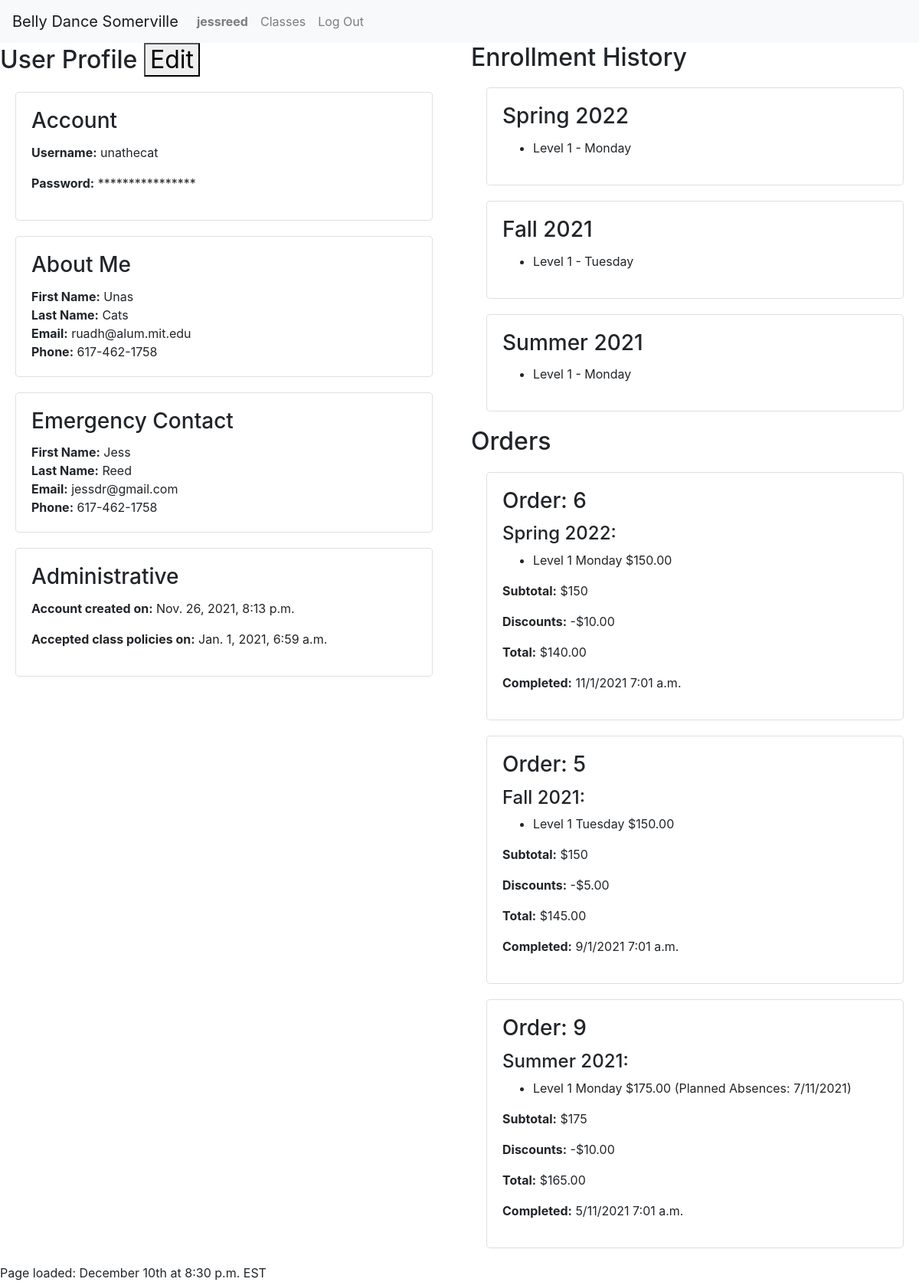
The page /users/32 (signed in) on the database as committed earlier.
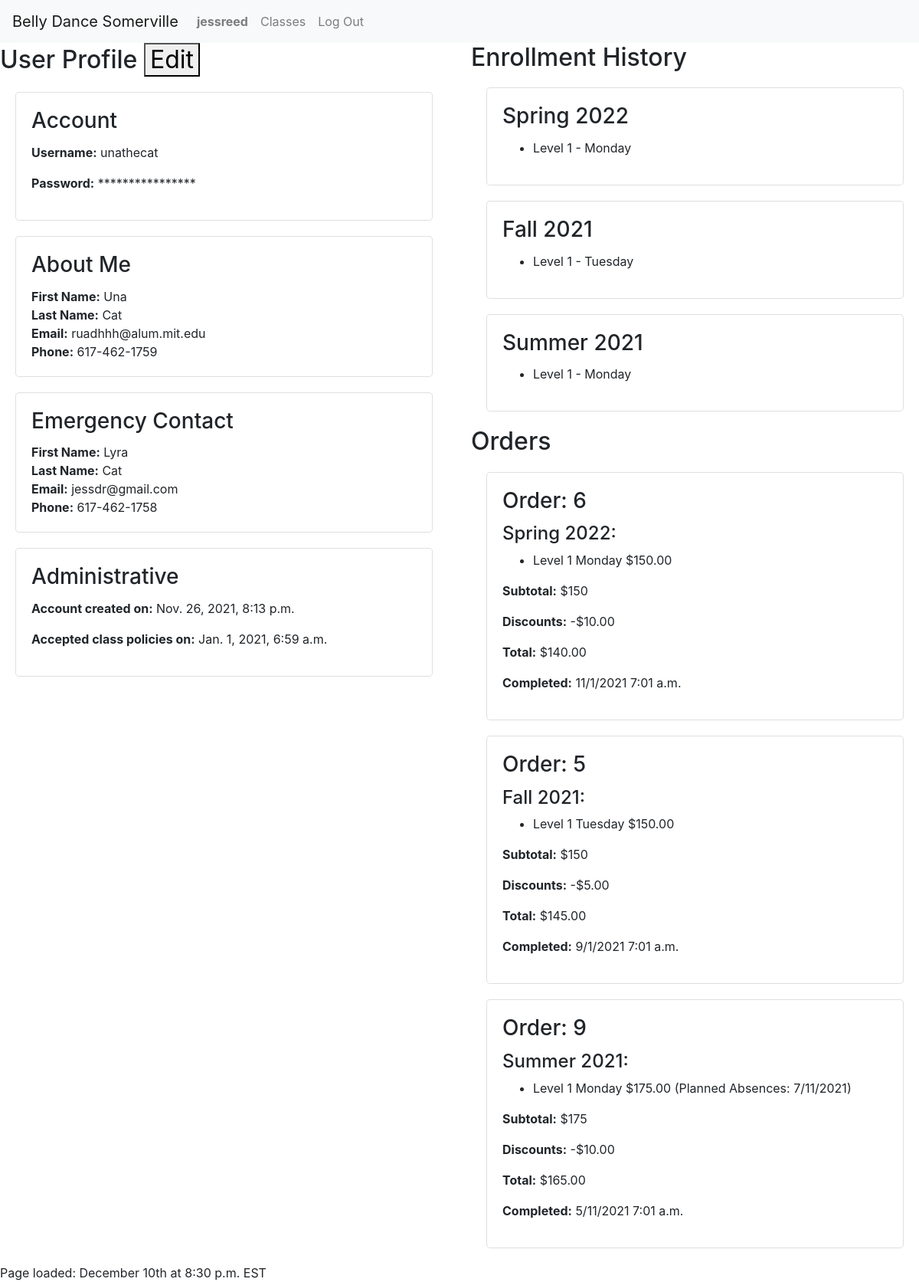
The same page on the database as committed later.
### enrollment/models.py (models this page shows, shortened)
class User(AbstractUser):
    timezone = models.CharField(max_length=32, choices=TIMEZONES,
                                default=settings.DEFAULT_TIMEZONE)
    first_name = models.CharField(max_length=128, null=False, blank=False)
    last_name = models.CharField(max_length=128, null=False, blank=False)
    email = models.EmailField(max_length=254, null=False, blank=False)
    phone = models.CharField(max_length=32, null=True, blank=True)
    emergency_first = models.CharField(max_length=128, null=True, blank=True)
    emergency_last = models.CharField(max_length=128, null=True, blank=True)
    emergency_email = models.EmailField(max_length=254, null=True, blank=True)
    emergency_phone = models.CharField(max_length=32, null=True, blank=True)
    accept_terms = models.DateTimeField(null=True, blank=True)
    contact_sheet_notes = models.CharField(
        max_length=2048, null=True, blank=True)
    @property
    def current_time(self):
        return timezone.now()

class Semester(models.Model):
    name = models.CharField(max_length=128, null=False, blank=False)
    start_date = models.DateField(null=False, blank=False)
    end_date = models.DateField(null=False, blank=False)
    registration_open = models.DateTimeField(null=False, blank=False)
    registration_close = models.DateTimeField(null=False, blank=False)
    recital_date = models.DateTimeField(null=True, blank=True)
    hide = models.BooleanField(default=True, null=True, blank=True)
    def __str__(self):
        return self.name

class LineItem(models.Model):
    order = models.ForeignKey(Order, on_delete=PROTECT,
                              null=False, blank=False, related_name='line_items')
    offering = models.ForeignKey(
        Offering, on_delete=PROTECT, null=False, blank=False, related_name='line_items')
    planned_absences = models.CharField(max_length=1024, null=True, blank=True)
    price = models.DecimalField(
        max_digits=6, decimal_places=2, null=False, blank=False)

class Offering(models.Model):
    course = models.ForeignKey(
        Course, on_delete=PROTECT, null=False, blank=False, related_name='offerings')
    semester = models.ForeignKey(
        Semester, on_delete=PROTECT, null=False, blank=False, related_name='offerings')
    location = models.ForeignKey(
        Location, on_delete=PROTECT, null=False, blank=False, related_name='offerings')
    hourly_rate = models.DecimalField(max_digits=5, decimal_places=2, default=settings.HOURLY_RATE, null=False, blank=False)
    price_override = models.DecimalField(
        max_digits=7, decimal_places=2, null=True, blank=True)
    weekday = models.IntegerField(
        choices=settings.WEEKDAYS, null=False, blank=False)
    start_time = models.TimeField(null=False, blank=False)
    end_time = models.TimeField(null=False, blank=False)
    timezone = models.CharField(max_length=32, choices=TIMEZONES,
                                default=settings.DEFAULT_TIMEZONE)
    start_date = models.DateField(null=False, blank=False)
    end_date = models.DateField(null=False, blank=False)
    backup_date = models.DateField(null=False, blank=False)
    capacity = models.IntegerField(null=False, blank=False)
    schedule_notes = models.CharField(max_length=2048, null=True, blank=True)
    notes = models.CharField(max_length=2048, null=True, blank=True)
    @property
    def weekday_name(self):
        return settings.WEEKDAYS[self.weekday][1]

class Course(models.Model):
    title = models.CharField(max_length=64, null=False, blank=False)
    subtitle = models.CharField(max_length=256, null=False, blank=False)
    description = models.TextField(
        max_length=4096, null=False, blank=False, help_text=settings.MARKDOWN_HELP_TEXT)
    requirements = models.CharField(max_length=256, null=False, blank=False)
    qualifications = models.CharField(max_length=1024, null=False, blank=False)

class Order(models.Model):
    student = models.ForeignKey(
        User, on_delete=PROTECT, null=False, blank=False, related_name='orders')
    discount = models.DecimalField(
        max_digits=8, decimal_places=2, null=True, blank=True)
    completed = models.DateTimeField(null=True, blank=True)
    @property
    def subtotal(self):
        try:
            amount = self.line_items.aggregate(Sum('price'))['price__sum']
        except Exception:
            return 0
        return 0 if amount == None else amount
    @property
    def total(self):
        return self.subtotal - self.discount if self.discount != None else self.subtotal

### enrollment/views.py (the view)
# urls.py: path('users/<int:id>', views.profile, name='profile'),
@login_required
@csrf_exempt
def profile(request, id):
    if request.method == 'PUT':
        try:
            user = User.objects.get(pk=id)
        except User.DoesNotExist:
            return JsonResponse({'error': 'User not found.'}, status=404)
        if request.user != user and not request.user.is_staff:
            return JsonResponse({'error': 'You are not authorized to edit this profile.'}, status=400)
        body = json.loads(request.body)
        for field in body:
            field_name = field.replace('-', '_')
            if field_name in settings.EDITABLE_USER_FIELDS:
                field_value = body.get(field).strip()
                setattr(user, field_name, field_value)
        user.save()
        return JsonResponse(user.serialize_editable(), status=200)
    elif request.method == 'GET':
        if request.user.id == id or request.user.is_staff:
            try:
                profile = User.objects.get(id=id)
            except User.DoesNotExist:
                return render(request, 'enrollment/profile.html', {
                    'orders': None,
                    'message': f'User {id} not found.'
                })
            semesters = Semester.objects.filter(
                offerings__line_items__order__student=id, offerings__line_items__order__completed__isnull=False).order_by('-start_date').distinct()
            for semester in semesters:
                semester.enrollments = LineItem.objects.filter(order__student=id).filter(
                    offering__semester=semester).exclude(order__completed=None)
            orders = completed_orders(request, id).order_by('-completed')
            for order in orders:
                order.items = order.line_items.all()
            return render(request, 'enrollment/profile.html', {
                'orders': orders,
                'semesters': semesters,
                'profile': profile
            })
        else:
            return render(request, 'enrollment/profile.html', {
                'orders': None,
                'message': 'You may not view other users\' profiles'
            })
    else:
        return render(request, 'enrollment/profile.html', {
                'orders': None,
                'message': 'PUT or GET method required'
            })

### enrollment/context_processors.py (called while the page is built)
def global_settings(request):
    return {
    'DEFAULT_TIMEZONE': settings.DEFAULT_TIMEZONE,
    'DATE_TIME_FORMAT': settings.DATE_TIME_FORMAT,
    'DATE_TIME_TIMEZONE_FORMAT': settings.DATE_TIME_TIMEZONE_FORMAT,
    'SCHOOL_NAME': settings.SCHOOL_NAME,
    'SCHOOL_POLICIES': settings.SCHOOL_POLICIES,
    'NO_OFFERINGS': settings.NO_OFFERINGS,
    }

### enrollment/views.py (called while the page is built)
@login_required
def completed_orders(request, user):
    try:
        orders = Order.objects.filter(student=user).exclude(completed=None)
    except Order.DoesNotExist:
        return None
    return orders

### enrollment/templates/enrollment/profile.html (shortened to what this page needs)
{% extends "enrollment/layout.html" %}
{% block body %}
<div class="row">
    {% if profile %}
    <div id="profile-view" class="col-md">
        <h2>User Profile <button id="edit-profile-button" data-profile={{profile.id}}>Edit</button></h2>
        <div class="card">
            <div class="card-body">
                <h3 class="card-title">Account</h3>
                <p><span class="label">Username:</span> {{profile.username}}</p>
                <p><span class="label">Password:</span> ****************</p>
            </div>
        </div>
        <div class="card">
            <div class="card-body editable">
                <h3 class="card-title">About Me</h3>
                <div>
                    <span class="label">First Name:</span> <span class="value" id="first-name">{{profile.first_name}}</span>
                </div>
                <div>
                    <span class="label">Last Name:</span> <span class="value" id="last-name">{{profile.last_name}}</span>
                </div>
                <div>
                    <span class="label">Email:</span> <span class="value" id="email">{{profile.email}}</span>
                </div>
                <div>
                    <span class="label">Phone:</span> <span class="value" id="phone">{{profile.phone}}</span>
                </div>
            </div>
        </div>
        <div class="card">
            <div class="card-body editable">
                <h3 class="card-title">Emergency Contact</h3>
                <div>
                    <span class="label">First Name:</span> <span class="value" id="emergency-first">{{profile.emergency_first}}</span>
                </div>
                <div>
                    <span class="label">Last Name:</span> <span class="value" id="emergency-last">{{profile.emergency_last}}</span>
                </div>
                <div>
                    <span class="label">Email:</span> <span class="value" id="emergency-email">{{profile.emergency_email}}</span>
                </div>
                <div>
                    <span class="label">Phone:</span> <span class="value" id="emergency-phone">{{profile.emergency_phone}}</span>
                </div>
            </div>
        </div>
        <div class="card">
            <div class="card-body">
                <h3 class="card-title">Administrative</h3>
                <p><span class="label">Account created on:</span> {{profile.date_joined}}</p>
                <p><span class="label">Accepted class policies on:</span> {{profile.accept_terms}}</p>
            </div>
        </div>
    </div>
    {% endif %}
    <div class="col-md">
        {% if semesters %}
            <h2>Enrollment History</h2>
            {% for semester in semesters %}
                <div class="card">
                    <div class="card-body">
                        <h3 class="card-title">{{semester.name}}</h3>
                        <ul>
                            {% for enrollment in semester.enrollments %}
                                <li>{{enrollment.offering.course.title}} - {{enrollment.offering.weekday_name}} </li>
                            {% endfor %}
                        </ul>
                    </div>
                </div>
            {% endfor %}
        {% endif %}
        {% if orders %}
        <h2>Orders</h2>
        {% for order in orders %}
            <div class="card">
                <div class="card-body">
                    <h3 class="card-title">Order: {{order.id}}</h3>
                    <h4>{{order.items.0.offering.semester}}:</h4>
                    {% for item in order.items %}
                        <ul>
                            <li>{{item.offering.course.title}} {{item.offering.weekday_name}} ${{item.price}}
                                {% if item.planned_absences %}
                                    (Planned Absences:  {{item.planned_absences}})
                                {% endif %}
                            </li>
                        </ul>
                    {% endfor %}
                    <p><span class="label">Subtotal:</span> ${{order.subtotal}}</p>
                    <p><span class="label">Discounts:</span> -${{order.discount|default_if_none:"0.00"}}</p>
                    <p><span class="label">Total:</span> ${{order.total}}</p>
                    <p><span class="label">Completed:</span> {{order.completed|date:"n/j/Y g:i a"}}</p>
                </div>
            </div>
        {% endfor %}
        {% endif %}
    </div>
</div>
{% endblock %}

### enrollment/templates/enrollment/layout.html (shortened to what this page needs)
{% load static %}
{% load tz %}
<!DOCTYPE html>
<html lang="en">
<head>
    <link rel="stylesheet" href="https://stackpath.bootstrapcdn.com/bootstrap/4.4.1/css/bootstrap.min.css"
>
    <link href="{% static 'enrollment/styles.css' %}" rel="stylesheet">
</head>
<body>
    <nav class="navbar navbar-expand-lg navbar-light bg-light">
        <a class="navbar-brand" href="#">{{SCHOOL_NAME}}</a>
        <div>
            <ul class="navbar-nav mr-auto">
                {% if user.is_authenticated %}
                    <li class="nav-item">
                        <a class="nav-link" href="{% url 'profile' user.id %}"><strong>{{user.username}}</strong></a>
                    </li>
                {% endif %}
                    <li class="nav-item">
                        <a class="nav-link" href="{% url 'index' %}">Classes</a>
                    </li>
                {% if user.is_authenticated %}
                    <li class="nav-item">
                        <a class="nav-link" href="{% url 'logout' %}">Log Out</a>
                    </li>
                {% endif %}
            </ul>
        </div>
    </nav>
    {% block body %}
    {% endblock %}
    <footer>
        Page loaded:  {{user.current_time|date:DATE_TIME_TIMEZONE_FORMAT}}
    </footer>
</body>
</html>

### enrollment/static/enrollment/styles.css (style rules this page uses)
.label { font-weight: bold; }
.card { margin: 20px; border-radius: 5px; }

Rows that differ between the two databases and show on the page:
changed User "unathecat": first_name "Unas" → "Una"; last_name "Cats" → "Cat"; email "ruadh@alum.mit.edu" → "ruadhhh@alum.mit.edu"; phone "617-462-1758" → "617-462-1759"; emergency_first "Jess" → "Lyra"; emergency_last "Reed" → "Cat"
